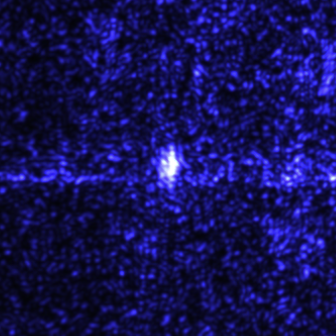
#> input picture src/experimental/1v1.png, 336 x 336 px; its folder holds only this picture in this run
$ python find_max_left_half.py
#> lines starting #> are read from the running program, lines starting #| are printed output that depends on the picture; after the words box and inside, x2 and y2 are one past the last pixel; in counts of white or black regions, pixels touching at a corner belong together; long printed decimals are rounded

import sys
from pathlib import Path
from typing import Tuple, Dict

import numpy as np
from PIL import Image
from scipy import ndimage as ndi

###############################################################################
#                               I/O helpers                                   #
###############################################################################

def load_grayscale(path: Path) -> np.ndarray:
    """Load *path* as float64 grayscale image scaled to [0, 1]."""
    img = Image.open(path).convert("L")  # 8‑bit luminance
    arr = np.asarray(img, dtype=np.float64)
    return arr / 255.0  # normalise

###############################################################################
#                         Core analytical functions                            #
###############################################################################

def smooth(img: np.ndarray, size: int = 11) -> np.ndarray:
    """Return *img* after a uniform (mean) filter of the given square *size*."""
    return ndi.uniform_filter(img, size=size, mode="nearest")


def find_peak(smoothed: np.ndarray) -> Tuple[int, int, float]:
    """Return (row, col, peak_value) in *smoothed* image."""
    idx = np.argmax(smoothed)
    peak_val = smoothed.flat[idx]
    return (*np.unravel_index(idx, smoothed.shape), peak_val)


def half_max_mask(smoothed: np.ndarray, peak_val: float) -> np.ndarray:
    """Mask of pixels ≥ 0.5·*peak_val* in *smoothed*."""
    return smoothed >= 0.5 * peak_val


def fwhm_from_mask(mask: np.ndarray) -> Tuple[int, int]:
    """Compute FWHM (rows, cols) as the bounding box of the largest component in *mask*."""
    labels, num = ndi.label(mask)
    if num == 0:
        raise RuntimeError("No pixels ≥ 50 % of peak – can’t compute FWHM.")
    sizes = ndi.sum(mask, labels, index=np.arange(1, num + 1))
    main_label = int(np.argmax(sizes) + 1)
    peak_mask = labels == main_label
    rows_any = np.any(peak_mask, axis=1)
    cols_any = np.any(peak_mask, axis=0)
    r_inds = np.where(rows_any)[0]
    c_inds = np.where(cols_any)[0]
    fwhm_rows = r_inds[-1] - r_inds[0] + 1
    fwhm_cols = c_inds[-1] - c_inds[0] + 1
    return fwhm_rows, fwhm_cols


def rms_noise(original: np.ndarray, signal_mask: np.ndarray) -> float:
    """RMS of *original* pixels **outside** *signal_mask*."""
    noise_pixels = original[~signal_mask]
    return np.sqrt(np.mean(np.square(noise_pixels)))


def snr_linear(peak_val: float, rms: float) -> float:
    return np.inf if rms == 0 else peak_val / rms


def analyse_image(path: Path, smooth_size: int = 11) -> Dict[str, float]:
    """Run full analysis for a single PNG file."""
    original = load_grayscale(path)
    smoothed = smooth(original, size=smooth_size)

    pr, pc, peak_val_smooth = find_peak(smoothed)
    # Use unsmoothed amplitude at the peak coordinates for the SNR numerator
    peak_val_raw = original[pr, pc]

    mask = half_max_mask(smoothed, peak_val_smooth)  # 50 % region from smoothed image
    fwhm_r, fwhm_c = fwhm_from_mask(mask)

    rms_n = rms_noise(original, mask)
    snr_lin = snr_linear(peak_val_raw, rms_n)
    snr_db = 20 * np.log10(snr_lin) if snr_lin > 0 else -np.inf

    return {
        "file": path.name,
        "peak_value": peak_val_raw,
        "fwhm_rows": fwhm_r,
        "fwhm_cols": fwhm_c,
        "rms_noise": rms_n,
        "snr_linear": snr_lin,
        "snr_db": snr_db,
    }

###############################################################################
#                                    CLI                                      #
###############################################################################

def main():
    if len(sys.argv) > 1:
        candidates = [Path(p) for p in sys.argv[1:]]
    else:
        candidates = sorted(Path('.').glob('?v?.png'))

    if not candidates:
        print("No matching PNG files found.")
        sys.exit(1)

    print("file, peak, fwhm_rows, fwhm_cols, rms_noise, snr_linear, snr_db")
    for p in candidates:
        try:
            res = analyse_image(p)
#> in load_grayscale, `img = Image.open(path).convert("L")`:
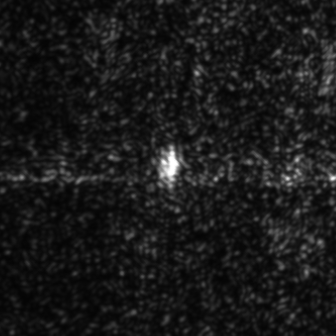
#> img: PIL image 336x336 L; min 3, max 255, mean 25.6
#> in smooth, `return ndi.uniform_filter(img, size=size, mode="nearest")`:
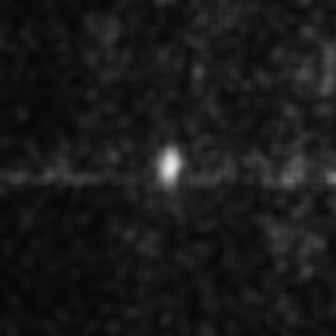
#> returned value: shape (336, 336) float64; min 0.0263, max 0.908, mean 0.1
#> in find_peak, `idx = np.argmax(smoothed)`: idx = 56282
#> in find_peak, `peak_val = smoothed.flat[idx]`: peak_val = 0.908
#> in analyse_image, `pr, pc, peak_val_smooth = find_peak(smoothed)`: pr = 167; pc = 170; peak_val_smooth = 0.908
#> in analyse_image, `peak_val_raw = original[pr, pc]`: peak_val_raw = 0.973
#> in half_max_mask, `return smoothed >= 0.5 * peak_val`:
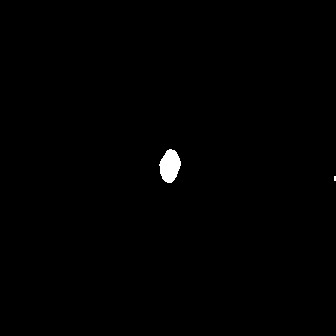
#> returned value: shape (336, 336) bool; 0.48% white; 2 white regions (1 under 20 px), largest, box (x1, y1, x2, y2) and area: (159, 149, 181, 183) 527
#> in fwhm_from_mask, `labels, num = ndi.label(mask)`: labels: shape (336, 336) int32; 3 distinct labels, from 0 to 2
#> in fwhm_from_mask, `labels, num = ndi.label(mask)`: num = 2
#> in fwhm_from_mask, `sizes = ndi.sum(mask, labels, index=np.arange(1, num + 1))`: sizes = [527, 10]
#> in fwhm_from_mask, `main_label = int(np.argmax(sizes) + 1)`: main_label = 1
#> in fwhm_from_mask, `peak_mask = labels == main_label`: peak_mask: shape (336, 336) bool; 0.47% white; 1 white region, box (x1, y1, x2, y2) and area: (159, 149, 181, 183) 527
#> in fwhm_from_mask, `r_inds = np.where(rows_any)[0]`: r_inds = 34 values from 149 to 182
#> in fwhm_from_mask, `c_inds = np.where(cols_any)[0]`: c_inds = 22 values from 159 to 180
#> in fwhm_from_mask, `fwhm_rows = r_inds[-1] - r_inds[0] + 1`: fwhm_rows = 34
#> in fwhm_from_mask, `fwhm_cols = c_inds[-1] - c_inds[0] + 1`: fwhm_cols = 22
#> in analyse_image, `fwhm_r, fwhm_c = fwhm_from_mask(mask)`: fwhm_r = 34; fwhm_c = 22
#> in analyse_image, `rms_n = rms_noise(original, mask)`: rms_n = 0.119
#> in analyse_image, `snr_lin = snr_linear(peak_val_raw, rms_n)`: snr_lin = 8.21
#> in analyse_image, `snr_db = 20 * np.log10(snr_lin) if snr_lin > 0 else -np.inf`: snr_db = 18.28
#> res = {'file': '1v1.png', 'peak_value': 0.973, 'fwhm_rows': 34, 'fwhm_cols': 22, 'rms_noise': 0.119, 'snr_linear': 8.21, 'snr_db': 18.28}
            print(
                f"{res['file']}, {res['peak_value']:.6f}, {res['fwhm_rows']}, "
                f"{res['fwhm_cols']}, {res['rms_noise']:.6e}, {res['snr_linear']:.2f}, "
                f"{res['snr_db']:.2f}"
            )
#| 1v1.png, 0.9725, 34, 22, 1.185086e-01, 8.21, 18.28
        except Exception as exc:
            print(f"Error processing {p}: {exc}", file=sys.stderr)


if __name__ == "__main__":
    main()

$ run again, on src/experimental/5v5.png
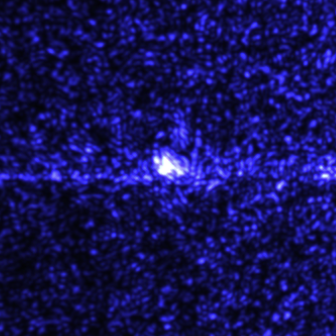
#> input picture src/experimental/5v5.png, 336 x 336 px
#> in load_grayscale, `img = Image.open(path).convert("L")`:
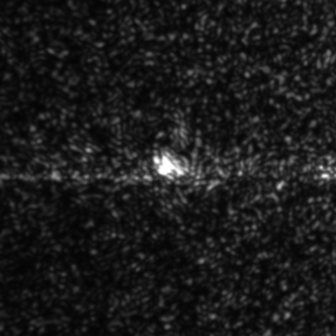
#> img: PIL image 336x336 L; min 3, max 255, mean 26.6
#> in smooth, `return ndi.uniform_filter(img, size=size, mode="nearest")`:
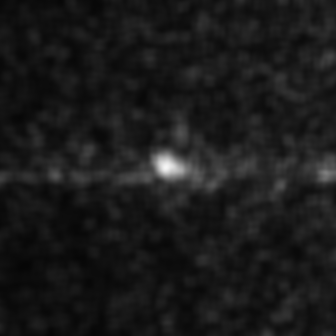
#> returned value: shape (336, 336) float64; min 0.0247, max 0.965, mean 0.105
#> idx = 56278
#> peak_val = 0.965
#> pr = 167; pc = 166; peak_val_smooth = 0.965
#> peak_val_raw = 1
#> labels: shape (336, 336) int32; 3 distinct labels, from 0 to 2
#> num = 2
#> sizes = [551, 4]
#> main_label = 1
#> peak_mask: shape (336, 336) bool; 0.49% white; 1 white region, box (x1, y1, x2, y2) and area: (154, 154, 186, 178) 551
#> r_inds = 24 values from 154 to 177
#> c_inds = 32 values from 154 to 185
#> fwhm_rows = 24
#> fwhm_cols = 32
#> fwhm_r = 24; fwhm_c = 32
#> rms_n = 0.123
#> snr_lin = 8.1
#> snr_db = 18.17
#> res = {'file': '5v5.png', 'peak_value': 1, 'fwhm_rows': 24, 'fwhm_cols': 32, 'rms_noise': 0.123, 'snr_linear': 8.1, 'snr_db': 18.17}
#| 5v5.png, 1.000, 24, 32, 1.234603e-01, 8.10, 18.17
